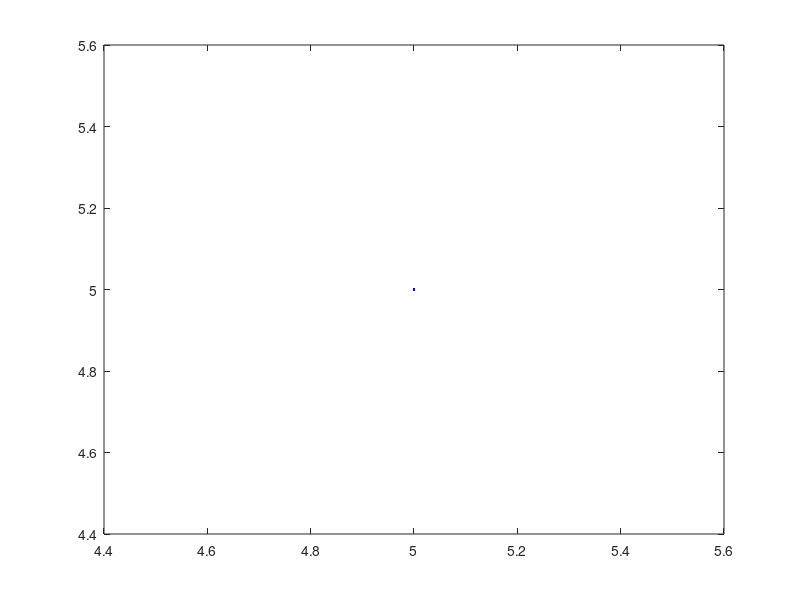

The MATLAB script that drew this image:
clear all;
clc;

X = input('enter set of points of x ');
Y = input('enter set of points of y ');

X1 = zeros(size(X));
Y1 = zeros(size(Y));

for(i=1:size(X,1))
    X1(i) = 1/X(i);
    Y1(i) = 1/Y(i);
end

F = zeros(2);
B = zeros(2 , 1);
A = zeros(2 , 1);

for(i=1:2)
    c=1;
    for(j=i-1:i)
        fn = X1.^j;
        F(i,c) = sum(fn);
        c=c+1;
    end
    fn = (X1.^(i-1)).*Y1;
    B(i,1) = sum(fn);
end

A = inv(F)*B;

a = 1/(A(1,1));
b= a*A(2,1);

% plot of regression model ...
x = min(X):0.1:max(X);
y = (a*x)./(b+x);
plot(x,y,'r',X,Y,'b.');

